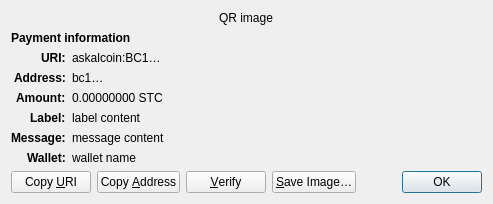
<?xml version="1.0" encoding="UTF-8"?>
<ui version="4.0">
 <class>ReceiveRequestDialog</class>
 <widget class="QDialog" name="ReceiveRequestDialog">
  <property name="geometry">
   <rect>
    <x>0</x>
    <y>0</y>
    <width>413</width>
    <height>229</height>
   </rect>
  </property>
  <property name="windowTitle">
   <string>Request payment to …</string>
  </property>
  <layout class="QGridLayout" name="gridLayout" columnstretch="0,1">
   <property name="sizeConstraint">
    <enum>QLayout::SetFixedSize</enum>
   </property>
   <item row="0" column="0" colspan="2" alignment="Qt::AlignHCenter">
    <widget class="QRImageWidget" name="qr_code">
     <property name="text">
      <string notr="true">QR image</string>
     </property>
     <property name="textInteractionFlags">
      <set>Qt::NoTextInteraction</set>
     </property>
    </widget>
   </item>
   <item row="1" column="0" colspan="2">
    <widget class="QLabel" name="payment_header">
     <property name="font">
      <font>
       <weight>75</weight>
       <bold>true</bold>
      </font>
     </property>
     <property name="text">
      <string>Payment information</string>
     </property>
     <property name="textInteractionFlags">
      <set>Qt::NoTextInteraction</set>
     </property>
    </widget>
   </item>
   <item row="2" column="0" alignment="Qt::AlignRight|Qt::AlignTop">
    <widget class="QLabel" name="uri_tag">
     <property name="font">
      <font>
       <weight>75</weight>
       <bold>true</bold>
      </font>
     </property>
     <property name="text">
      <string notr="true">URI:</string>
     </property>
     <property name="textFormat">
      <enum>Qt::PlainText</enum>
     </property>
     <property name="textInteractionFlags">
      <set>Qt::NoTextInteraction</set>
     </property>
    </widget>
   </item>
   <item row="2" column="1" alignment="Qt::AlignTop">
    <widget class="QLabel" name="uri_content">
     <property name="text">
      <string notr="true">askalcoin:BC1…</string>
     </property>
     <property name="textFormat">
      <enum>Qt::RichText</enum>
     </property>
     <property name="wordWrap">
      <bool>true</bool>
     </property>
     <property name="textInteractionFlags">
      <set>Qt::TextSelectableByMouse</set>
     </property>
    </widget>
   </item>
   <item row="3" column="0" alignment="Qt::AlignRight|Qt::AlignTop">
    <widget class="QLabel" name="address_tag">
     <property name="font">
      <font>
       <weight>75</weight>
       <bold>true</bold>
      </font>
     </property>
     <property name="text">
      <string>Address:</string>
     </property>
     <property name="textInteractionFlags">
      <set>Qt::NoTextInteraction</set>
     </property>
    </widget>
   </item>
   <item row="3" column="1" alignment="Qt::AlignTop">
    <widget class="QLabel" name="address_content">
     <property name="text">
      <string notr="true">bc1…</string>
     </property>
     <property name="textFormat">
      <enum>Qt::PlainText</enum>
     </property>
     <property name="textInteractionFlags">
      <set>Qt::TextSelectableByMouse</set>
     </property>
    </widget>
   </item>
   <item row="4" column="0" alignment="Qt::AlignRight|Qt::AlignTop">
    <widget class="QLabel" name="amount_tag">
     <property name="font">
      <font>
       <weight>75</weight>
       <bold>true</bold>
      </font>
     </property>
     <property name="text">
      <string>Amount:</string>
     </property>
     <property name="textInteractionFlags">
      <set>Qt::NoTextInteraction</set>
     </property>
    </widget>
   </item>
   <item row="4" column="1" alignment="Qt::AlignTop">
    <widget class="QLabel" name="amount_content">
     <property name="text">
      <string notr="true">0.00000000 STC</string>
     </property>
     <property name="textFormat">
      <enum>Qt::PlainText</enum>
     </property>
     <property name="textInteractionFlags">
      <set>Qt::TextSelectableByMouse</set>
     </property>
    </widget>
   </item>
   <item row="5" column="0" alignment="Qt::AlignRight|Qt::AlignTop">
    <widget class="QLabel" name="label_tag">
     <property name="font">
      <font>
       <weight>75</weight>
       <bold>true</bold>
      </font>
     </property>
     <property name="text">
      <string>Label:</string>
     </property>
     <property name="textInteractionFlags">
      <set>Qt::NoTextInteraction</set>
     </property>
    </widget>
   </item>
   <item row="5" column="1" alignment="Qt::AlignTop">
    <widget class="QLabel" name="label_content">
     <property name="text">
      <string notr="true">label content</string>
     </property>
     <property name="textFormat">
      <enum>Qt::PlainText</enum>
     </property>
     <property name="wordWrap">
      <bool>true</bool>
     </property>
     <property name="textInteractionFlags">
      <set>Qt::TextSelectableByMouse</set>
     </property>
    </widget>
   </item>
   <item row="6" column="0" alignment="Qt::AlignRight|Qt::AlignTop">
    <widget class="QLabel" name="message_tag">
     <property name="font">
      <font>
       <weight>75</weight>
       <bold>true</bold>
      </font>
     </property>
     <property name="text">
      <string>Message:</string>
     </property>
     <property name="textInteractionFlags">
      <set>Qt::NoTextInteraction</set>
     </property>
    </widget>
   </item>
   <item row="6" column="1" alignment="Qt::AlignTop">
    <widget class="QLabel" name="message_content">
     <property name="text">
      <string notr="true">message content</string>
     </property>
     <property name="textFormat">
      <enum>Qt::PlainText</enum>
     </property>
     <property name="wordWrap">
      <bool>true</bool>
     </property>
     <property name="textInteractionFlags">
      <set>Qt::TextSelectableByMouse</set>
     </property>
    </widget>
   </item>
   <item row="7" column="0" alignment="Qt::AlignRight|Qt::AlignTop">
    <widget class="QLabel" name="wallet_tag">
     <property name="font">
      <font>
       <weight>75</weight>
       <bold>true</bold>
      </font>
     </property>
     <property name="text">
      <string>Wallet:</string>
     </property>
     <property name="textInteractionFlags">
      <set>Qt::NoTextInteraction</set>
     </property>
    </widget>
   </item>
   <item row="7" column="1" alignment="Qt::AlignTop">
    <widget class="QLabel" name="wallet_content">
     <property name="text">
      <string notr="true">wallet name</string>
     </property>
     <property name="textFormat">
      <enum>Qt::PlainText</enum>
     </property>
     <property name="wordWrap">
      <bool>true</bool>
     </property>
     <property name="textInteractionFlags">
      <set>Qt::TextSelectableByMouse</set>
     </property>
    </widget>
   </item>
   <item row="8" column="0" colspan="2">
    <layout class="QHBoxLayout" name="horizontalLayout">
     <item>
      <widget class="QPushButton" name="btnCopyURI">
       <property name="text">
        <string>Copy &amp;URI</string>
       </property>
       <property name="autoDefault">
        <bool>false</bool>
       </property>
      </widget>
     </item>
     <item>
      <widget class="QPushButton" name="btnCopyAddress">
       <property name="text">
        <string>Copy &amp;Address</string>
       </property>
       <property name="autoDefault">
        <bool>false</bool>
       </property>
      </widget>
     </item>
     <item>
      <widget class="QPushButton" name="btnVerify">
       <property name="text">
        <string>&amp;Verify</string>
       </property>
       <property name="toolTip">
        <string>Verify this address on e.g. a hardware wallet screen</string>
       </property>
       <property name="autoDefault">
        <bool>false</bool>
       </property>
      </widget>
     </item>
     <item>
      <widget class="QPushButton" name="btnSaveAs">
       <property name="text">
        <string>&amp;Save Image…</string>
       </property>
       <property name="autoDefault">
        <bool>false</bool>
       </property>
      </widget>
     </item>
     <item>
      <spacer name="horizontalSpacer_2">
       <property name="orientation">
        <enum>Qt::Horizontal</enum>
       </property>
       <property name="sizeHint" stdset="0">
        <size>
         <width>40</width>
         <height>20</height>
        </size>
       </property>
      </spacer>
     </item>
     <item>
      <widget class="QDialogButtonBox" name="buttonBox">
       <property name="focusPolicy">
        <enum>Qt::StrongFocus</enum>
       </property>
       <property name="standardButtons">
        <set>QDialogButtonBox::Ok</set>
       </property>
      </widget>
     </item>
    </layout>
   </item>
  </layout>
 </widget>
 <customwidgets>
  <customwidget>
   <class>QRImageWidget</class>
   <extends>QLabel</extends>
   <header>qt/qrimagewidget.h</header>
  </customwidget>
 </customwidgets>
 <tabstops>
  <tabstop>buttonBox</tabstop>
  <tabstop>btnCopyURI</tabstop>
  <tabstop>btnCopyAddress</tabstop>
  <tabstop>btnSaveAs</tabstop>
 </tabstops>
 <resources/>
 <connections>
  <connection>
   <sender>buttonBox</sender>
   <signal>accepted()</signal>
   <receiver>ReceiveRequestDialog</receiver>
   <slot>accept()</slot>
   <hints>
    <hint type="sourcelabel">
     <x>135</x>
     <y>230</y>
    </hint>
    <hint type="destinationlabel">
     <x>135</x>
     <y>126</y>
    </hint>
   </hints>
  </connection>
 </connections>
</ui>
